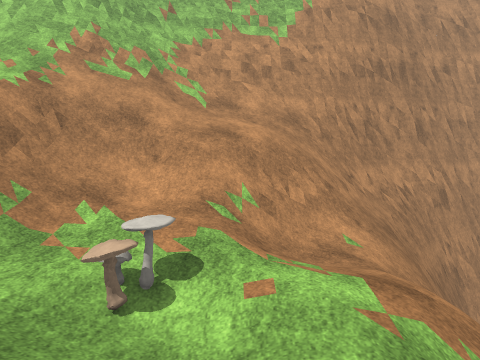
View 1 (above)

12 first-person views from a walk through a scene from a Unity 3-D project. The camera is 1.4 m above the floor, tilts 6° down and sees 70° across. The floor is counted in squares, 1 m on a side. Each view is taken from the middle of a square. On the plan, view 1 faces up. The plan holds only what a view shows up to about 15 squares ahead; the rest is blank. The place goes on beyond the plan. Some trees and plants on the terrain are drawn as simple stand-ins. Surface patterns are stand-ins for the level's own textures.

View 2
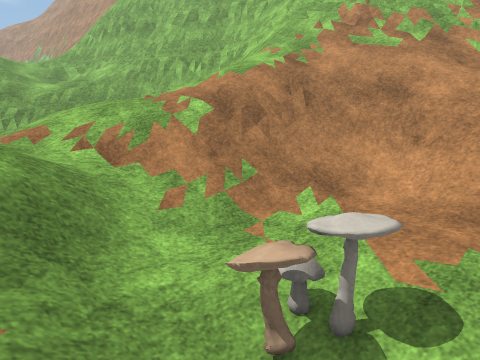

View 3
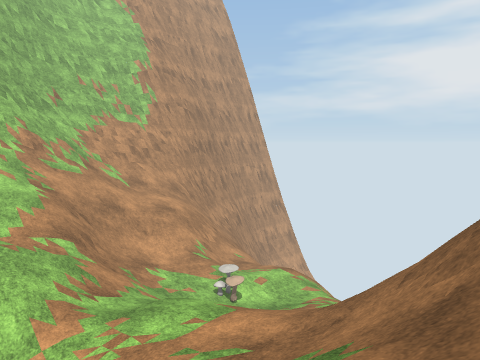

View 4
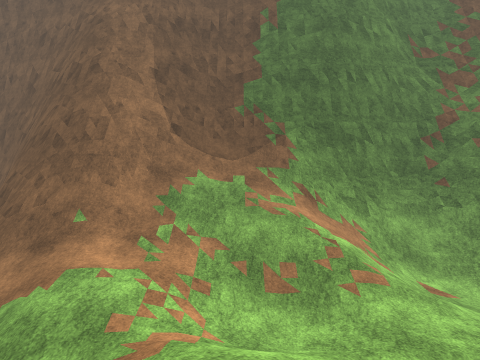

View 5
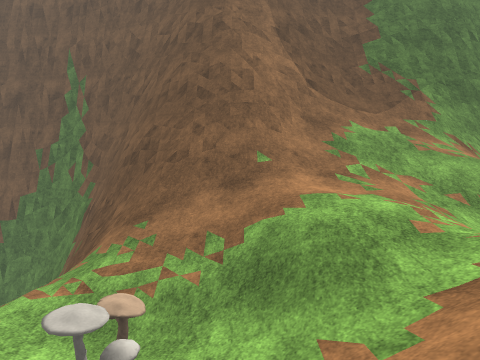

View 6
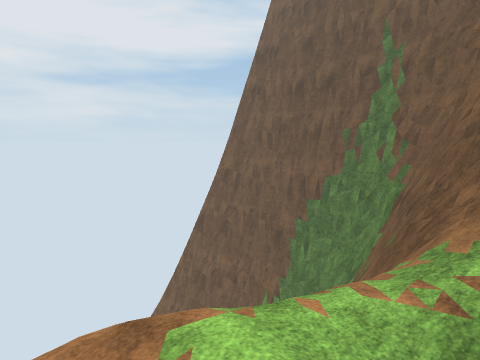

View 7
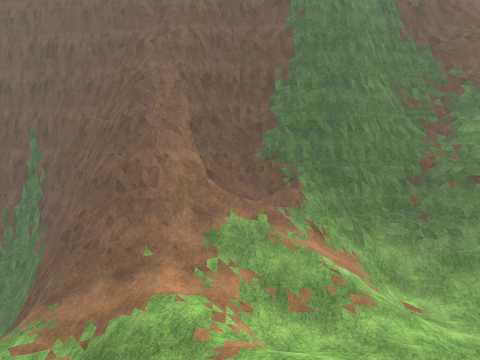

View 8
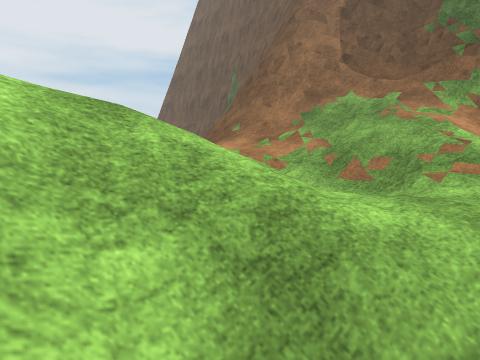

View 9
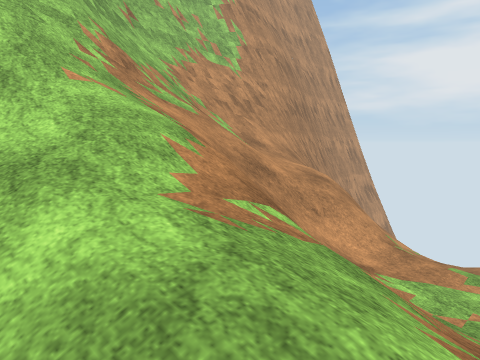

View 10
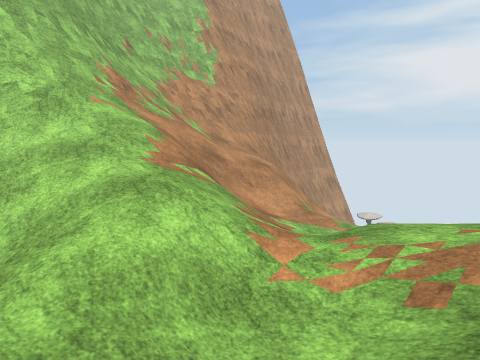

View 11
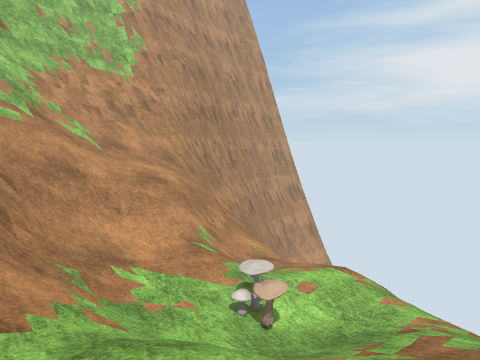

View 12
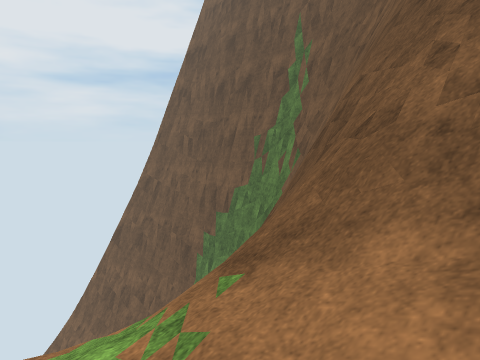

### Floor plan
Key: @ floor where view 1 was taken; # wall or solid block; . main floor; : floor 0.5 m higher than the main floor; - floor 0.5 m lower than the main floor; + floor 0.75 m higher than the main floor; _ floor 0.75 m lower than the main floor; * floor 1.25 m higher than the main floor; % floor 1.5 m higher than the main floor; / step, stairs or slope; = window, fence, low wall or low ledge; ^ raised ledge; v drop or lower ground; O other object.
Columns run from 17 left of view 1 to 7 right of it. Each row starts with its distance up from view 1.
 14           ####=######
 13         ####=/#====######
 12        ##=##=/////// ##=v
 11      ####=//////////==_vv
 10     ##  //////////////vvv
  9         //////////////vv
  8        ///////////////v
  7      //////////.//////
  6   #   /////////..//_/
  5  ##  /////////..--///
  4      /////////./O/-//
  3     ++++///+////__-//
  2    //+++::/**/////_/
  1   /.///////**//////
  0   /.///////%%////@/
 -1  //..//////////////v
 -2 OO////////////#===vvv
 -3 ==O//////////#####=vv
 -4 #=#O=##=////=^#####vvv
 -5 #########/##=##   ##vvv
 -6        ########    ##vvvv
 -7                    ###vvv
 -8                     ###=v

Where each view was taken, in squares from view 1:
view 1: 0 up, 0 right, facing up
view 2: 2 up, 0 right, facing up-left
view 3: 4 down, 9 left, facing up-right
view 4: 8 up, 8 left, facing down
view 5: 8 up, 3 left, facing down
view 6: 6 up, 1 left, facing down-right
view 7: 11 up, 7 left, facing down
view 8: 7 up, 12 left, facing down-right
view 9: 4 up, 9 left, facing up-right
view 10: 0 up, 11 left, facing up-right
view 11: 0 up, 6 left, facing up-right
view 12: 2 up, 3 left, facing down-right
